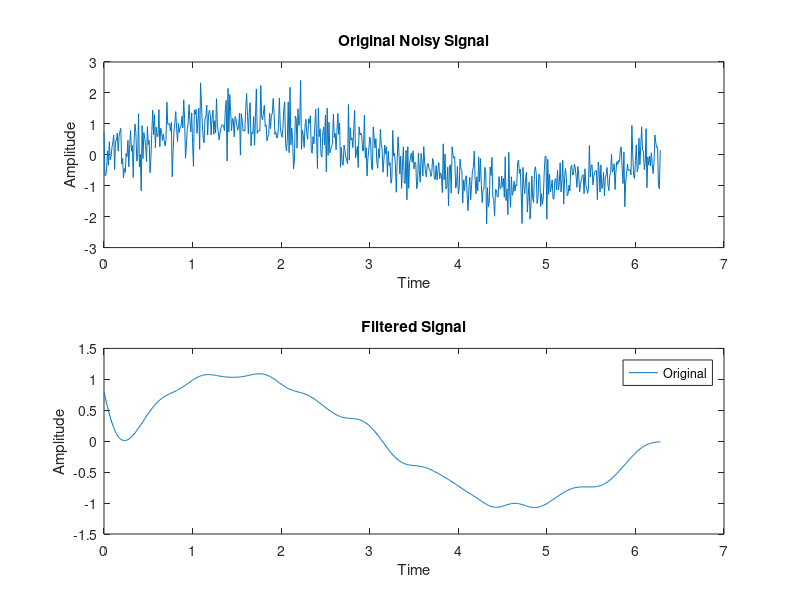

Recreate this plot in MATLAB.
% Advanced Signal Processing in MATLAB - A Simple Example

% Generate a noisy signal
t = 0:0.01:2*pi;  % Time vector
signal = sin(t) + 0.5*randn(size(t));  % A noisy sine wave

% Display the original signal
figure;
subplot(2,1,1);
plot(t, signal);
title('Original Noisy Signal');
xlabel('Time');
ylabel('Amplitude');

% Apply a low-pass filter
cutoff_frequency = 2;  % Cutoff frequency for the filter
sampling_frequency = 100;  % Sampling frequency
normalized_cutoff = cutoff_frequency / (0.5 * sampling_frequency);

% Design and apply a Butterworth filter
order = 4;  % Filter order
[b, a] = butter(order, normalized_cutoff, 'low');  % Design filter
filtered_signal = filtfilt(b, a, signal);  % Apply filter to the signal

% Display the filtered signal
subplot(2,1,2);
plot(t, filtered_signal);
title('Filtered Signal');
xlabel('Time');
ylabel('Amplitude');

% Add a legend to the plot
legend('Original', 'Filtered');

% Explain the filtering process
fprintf('The low-pass Butterworth filter with a cutoff frequency of %.2f Hz was applied.\n', cutoff_frequency);
fprintf('The filter order used was %d.\n', order);
fprintf('The result is a smoother version of the original noisy signal.\n');
